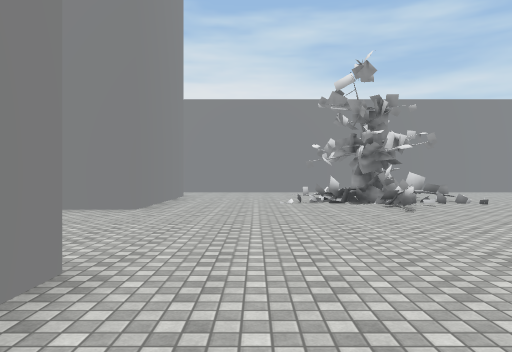
View 1 (above)

24 first-person views from a walk through a Unity game level. The camera is 1.4 m above the floor, looks level and sees 70° across. The floor is counted in squares, 2 m on a side. Each view is taken from the middle of a square. On the plan, view 1 faces up. The plan holds only what a view shows up to about 11 squares ahead; the rest is blank. The place goes on beyond the plan. The player character is not drawn. Some surface patterns are stand-ins.

View 2
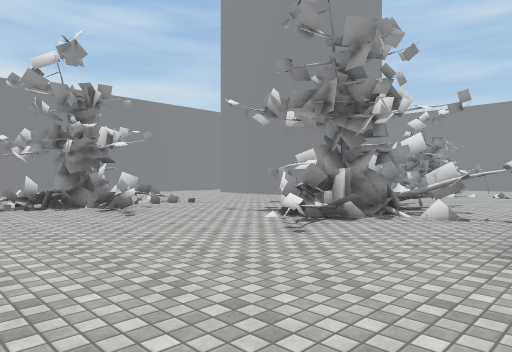

View 3
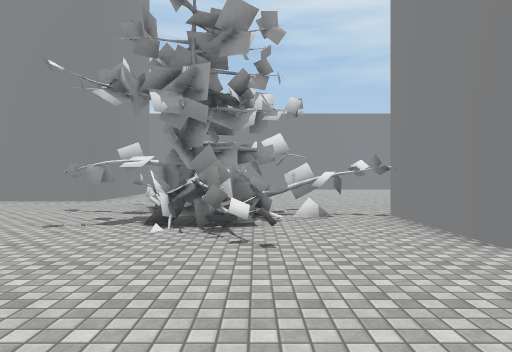

View 4
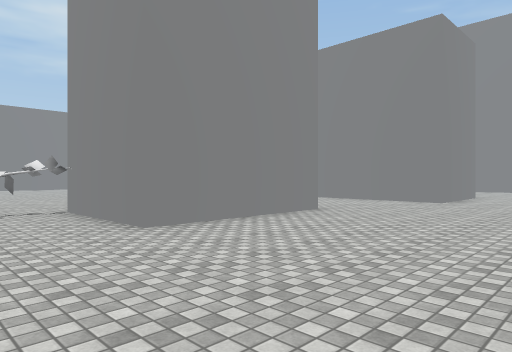

View 5
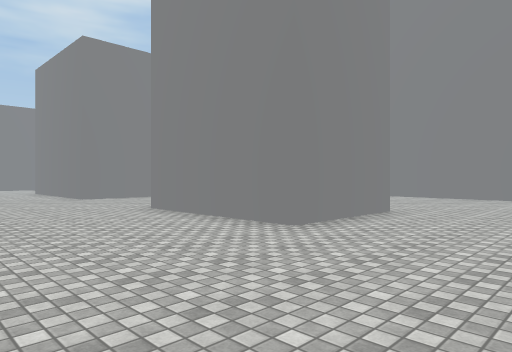

View 6
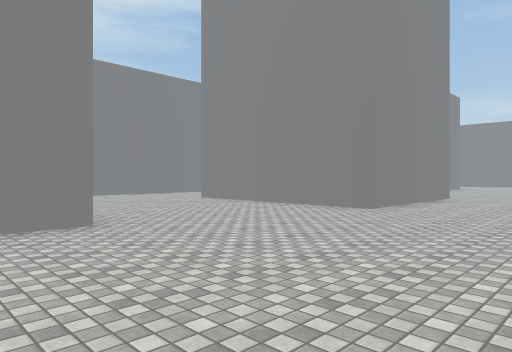

View 7
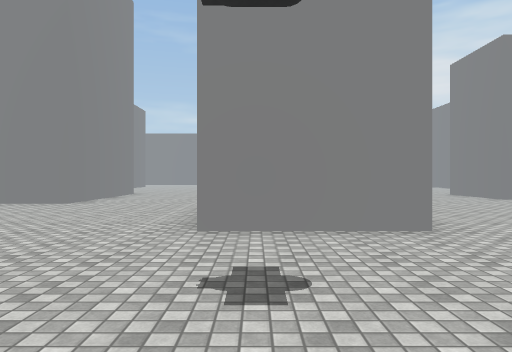

View 8
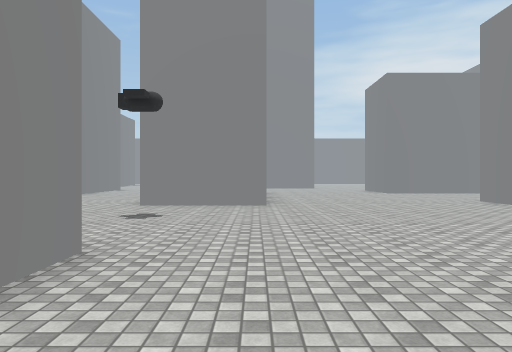

View 9
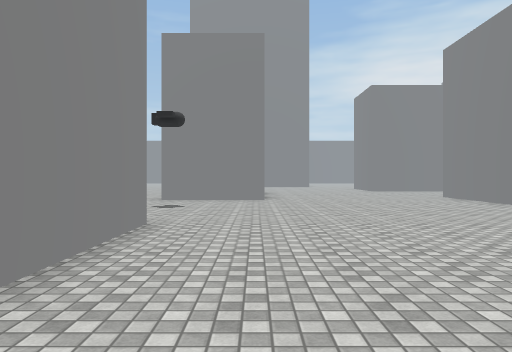

View 10
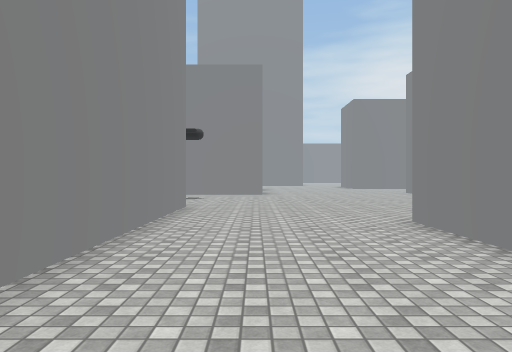

View 11
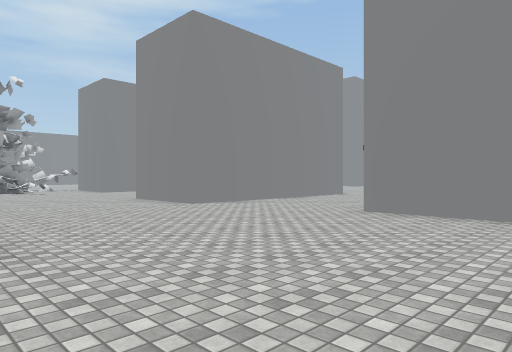

View 12
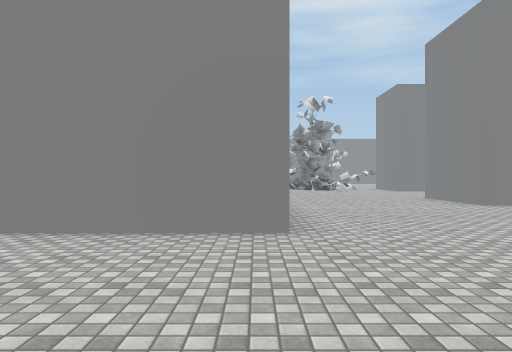

View 13
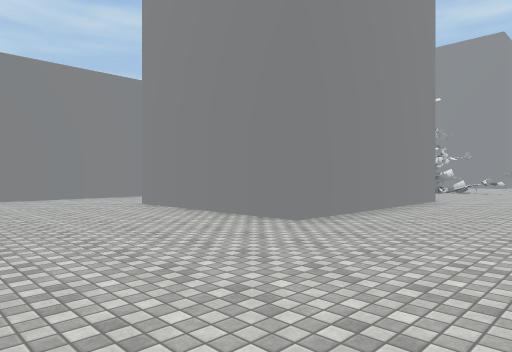

View 14
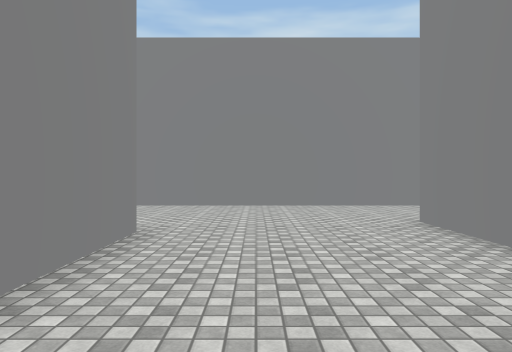

View 15
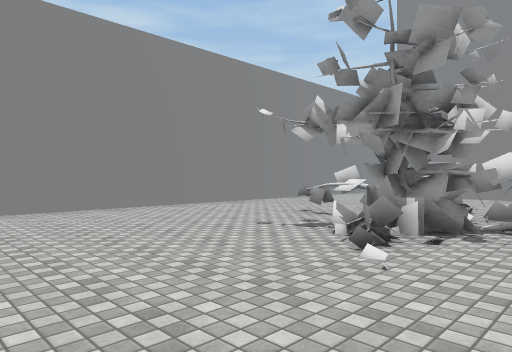

View 16
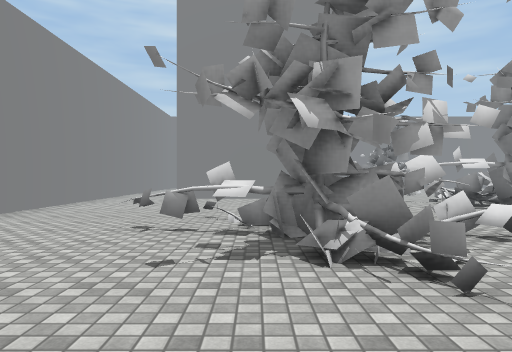

View 17
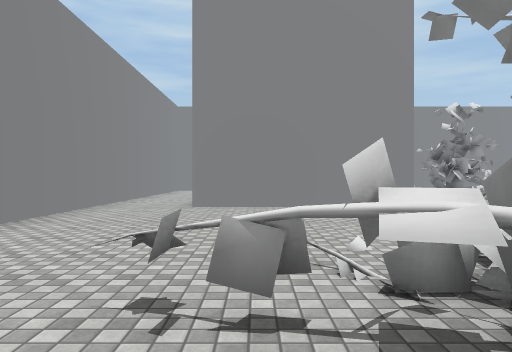

View 18
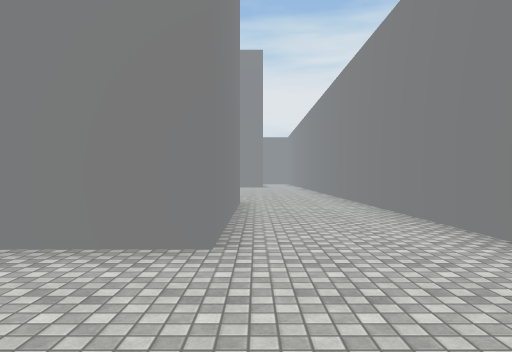

View 19
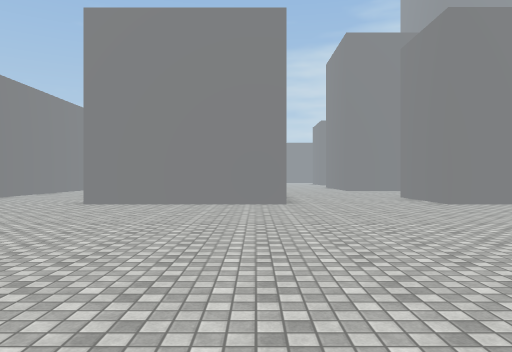

View 20
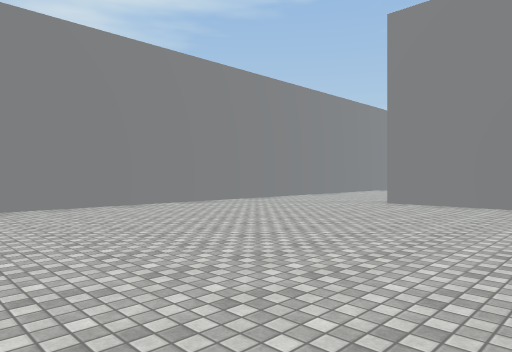

View 21
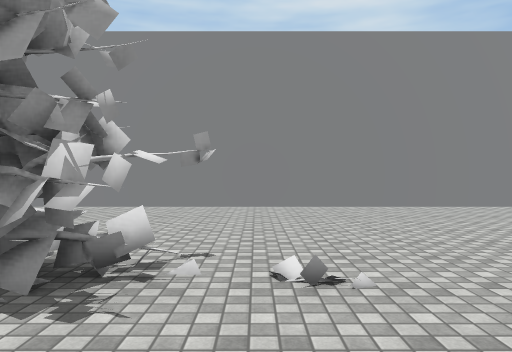

View 22
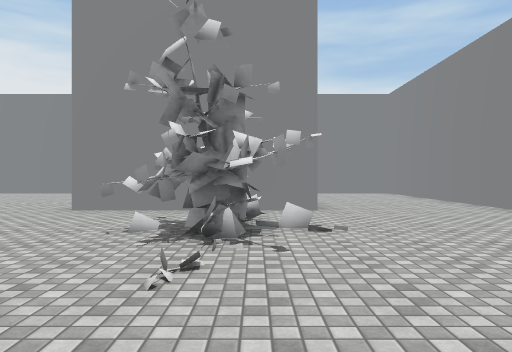

View 23
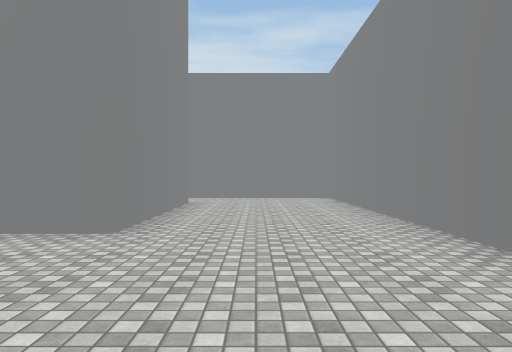

View 24
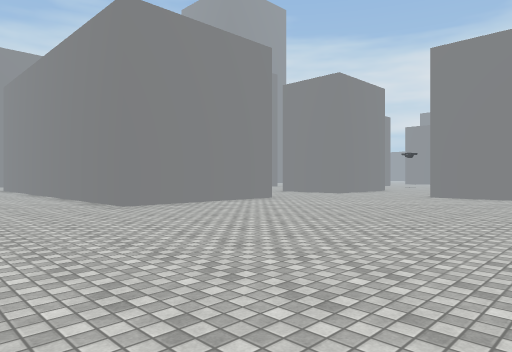

### Floor plan
Key: @ floor where view 1 was taken; # wall or solid block; . main floor; : floor 0.25 m higher than the main floor; / step, stairs or slope; O other object.
Columns run from 13 left of view 1 to 20 right of it. Each row starts with its distance up from view 1.
 16 ###########################
 15 ........................... .....#
 14 ........................... .....#
 13 .................O......#   #....#
 12 .....######......O......#   #....#
 11 #....#    #.....OO......#   #....#
 10 #....#    #....OO:O.....#   #....#
  9 #....#    #.....O.//....#####....#
  8 .....######.....O...O............#
  7 ................O...O.O...O......#
  6 .....................OO..OOO.....#
  5  .................OOOOO...OO.....#
  4 . ...............OO.OOO..........#
  3   ..................O............#
  2   .......###........O............#
  1   ###....#  .....### ............#
  0     #....#   @...###.............#
 -1     #....#   ....###.............#
 -2     .....#  .....#  .............#
 -3     .....#   ....................#
 -4    ......#  .....................#
 -5    .......  .....................
 -6   .........  ...####....#####...
 -7  ...............#  #....    #...
 -8 #...............#  #....    #...
 -9 #...............#           #..
-10 #......###..........        #..
-11 #......   ............       ..
-12  ......   ............
-13    ...    ...........
-14    ...     .........
-15   ...      ...#####
-16  #...      ...#
-17             ..#
-18             ..#
-19             ..#
-20             ..

Positions as (right, up) in squares from view 1, and headings:
1: (0, 0), facing up
2: (0, 1), facing up-right
3: (0, 4), facing right
4: (-1, 4), facing down-right
5: (-1, -2), facing down-right
6: (-3, -7), facing down-right
7: (-4, -5), facing down
8: (-6, -1), facing down
9: (-6, 1), facing down
10: (-6, 4), facing down
11: (-12, 8), facing down-right
12: (-13, 8), facing right
13: (-13, 4), facing up-right
14: (-11, 7), facing up
15: (-2, 8), facing up-right
16: (-1, 11), facing right
17: (2, 12), facing right
18: (1, 13), facing left
19: (11, 3), facing down
20: (11, 3), facing down-right
21: (11, 4), facing right
22: (14, 1), facing up
23: (17, 4), facing up
24: (19, 2), facing down-left
